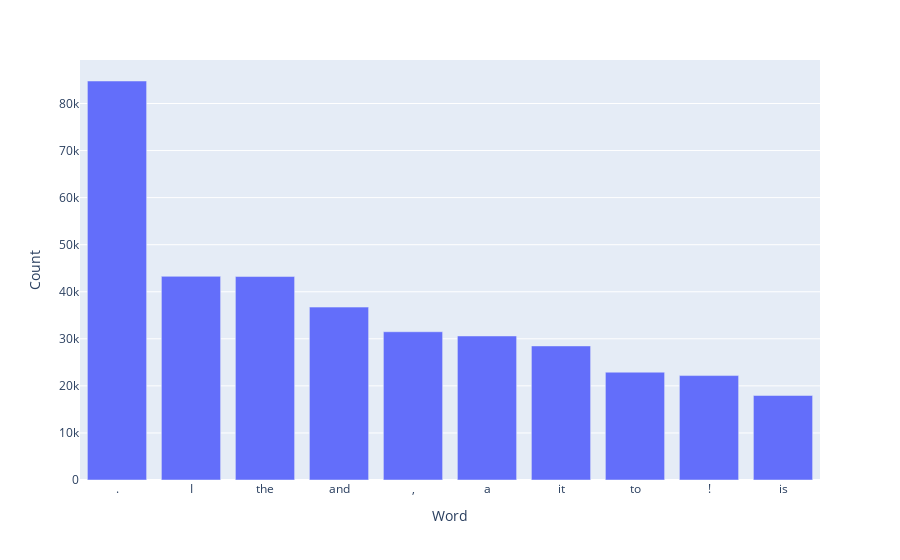

Notebook source saved alongside this figure:
### Code cell
fig = px.bar(MostFrequentWordDF1, x='Word', y='Count')
fig.show()

### Figure 1 — Plotly figure (JSON) as saved in the notebook; plotly's stock layout.template omitted (floating-point values rounded to 4 significant figures)
{"data": [{"alignmentgroup": "True", "hovertemplate": "Word=%{x}<br>Count=%{y}<extra></extra>", "legendgroup": "", "marker": {"color": "#636efa", "pattern": {"shape": ""}}, "name": "", "offsetgroup": "", "orientation": "v", "showlegend": false, "textposition": "auto", "type": "bar", "x": [".", "I", "the", "and", ",", "a", "it", "to", "!", "is"], "xaxis": "x", "y": [84780, 43277, 43231, 36735, 31502, 30602, 28488, 22909, 22189, 17957], "yaxis": "y"}], "layout": {"barmode": "relative", "legend": {"tracegroupgap": 0}, "margin": {"t": 60}, "xaxis": {"anchor": "y", "domain": [0, 1], "title": {"text": "Word"}}, "yaxis": {"anchor": "x", "domain": [0, 1], "title": {"text": "Count"}}}}
